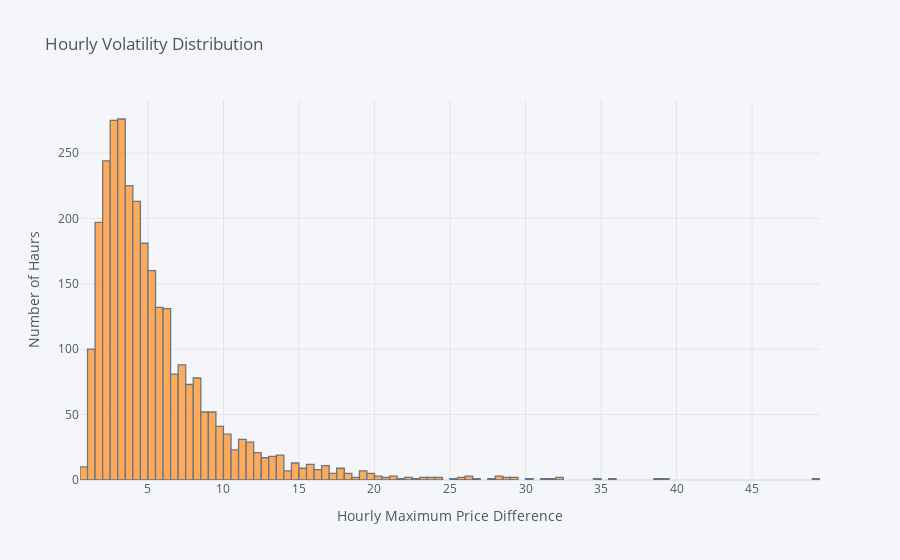

Notebook source saved alongside this figure:
### Code cell


### Figure 1 — Plotly figure (JSON) as saved in the notebook; plotly's stock layout.template omitted (floating-point values rounded to 4 significant figures; data arrays with more than 128 entries replaced by an {"elided": "..."} marker saying what was removed)
{"data": [{"histfunc": "count", "histnorm": "", "marker": {"color": "rgba(255, 153, 51, 1.0)", "line": {"color": "#4D5663", "width": 1.3}}, "name": "Volatility", "opacity": 0.8, "orientation": "v", "type": "histogram", "x": {"elided": "2938 float values"}}], "layout": {"autosize": true, "barmode": "overlay", "legend": {"bgcolor": "#F5F6F9", "font": {"color": "#4D5663"}}, "paper_bgcolor": "#F5F6F9", "plot_bgcolor": "#F5F6F9", "title": {"font": {"color": "#4D5663"}, "text": "Hourly Volatility Distribution"}, "xaxis": {"autorange": true, "gridcolor": "#E1E5ED", "range": [0.5, 49.5], "showgrid": true, "tickfont": {"color": "#4D5663"}, "title": {"font": {"color": "#4D5663"}, "text": "Hourly Maximum Price Difference"}, "type": "linear", "zerolinecolor": "#E1E5ED"}, "yaxis": {"autorange": true, "gridcolor": "#E1E5ED", "range": [0, 290.5], "showgrid": true, "tickfont": {"color": "#4D5663"}, "title": {"font": {"color": "#4D5663"}, "text": "Number of Haurs"}, "zerolinecolor": "#E1E5ED"}}}
